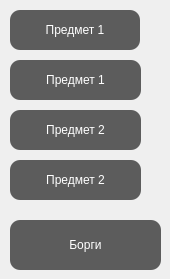
      <widget class="QWidget" name="tab_2">
       <attribute name="title">
        <string>ҐК</string>
       </attribute>
       <widget class="QPushButton" name="pushButton_10">
        <property name="geometry">
         <rect>
          <x>10</x>
          <y>10</y>
          <width>130</width>
          <height>40</height>
         </rect>
        </property>
        <property name="toolTip">
         <string>Предмет</string>
        </property>
        <property name="styleSheet">
         <string notr="true">QPushButton {
    background-color: #5c5c5c;
    border-radius: 10px;
    color: white;
}
QPushButton::pressed
{
	background-color: #ff4747;

}
</string>
        </property>
        <property name="text">
         <string>Предмет 1</string>
        </property>
       </widget>
       <widget class="QPushButton" name="pushButton_11">
        <property name="geometry">
         <rect>
          <x>10</x>
          <y>60</y>
          <width>131</width>
          <height>40</height>
         </rect>
        </property>
        <property name="toolTip">
         <string>Предмет</string>
        </property>
        <property name="styleSheet">
         <string notr="true">QPushButton {
    background-color: #5c5c5c;
    border-radius: 10px;
    color: white;
}
QPushButton::pressed
{
	background-color: #ff4747;

}
</string>
        </property>
        <property name="text">
         <string>Предмет 1</string>
        </property>
       </widget>
       <widget class="QPushButton" name="pushButton_12">
        <property name="geometry">
         <rect>
          <x>10</x>
          <y>220</y>
          <width>151</width>
          <height>50</height>
         </rect>
        </property>
        <property name="toolTip">
         <string>Борги</string>
        </property>
        <property name="styleSheet">
         <string notr="true">QPushButton {
    background-color: #5c5c5c;
    border-radius: 10px;
    color: white;
}
QPushButton::pressed
{
	background-color: #ff4747;

}
</string>
        </property>
        <property name="text">
         <string>Борги</string>
        </property>
       </widget>
       <widget class="QPushButton" name="pushButton_15">
        <property name="geometry">
         <rect>
          <x>10</x>
          <y>160</y>
          <width>131</width>
          <height>40</height>
         </rect>
        </property>
        <property name="toolTip">
         <string>Предмет</string>
        </property>
        <property name="styleSheet">
         <string notr="true">QPushButton {
    background-color: #5c5c5c;
    border-radius: 10px;
    color: white;
}
QPushButton::pressed
{
	background-color: #ff4747;

}
</string>
        </property>
        <property name="text">
         <string>Предмет 2</string>
        </property>
       </widget>
       <widget class="QPushButton" name="pushButton_13">
        <property name="geometry">
         <rect>
          <x>10</x>
          <y>110</y>
          <width>131</width>
          <height>40</height>
         </rect>
        </property>
        <property name="toolTip">
         <string>Предмет</string>
        </property>
        <property name="styleSheet">
         <string notr="true">QPushButton {
    background-color: #5c5c5c;
    border-radius: 10px;
    color: white;
}
QPushButton::pressed
{
	background-color: #ff4747;

}
</string>
        </property>
        <property name="text">
         <string>Предмет 2</string>
        </property>
       </widget>
      </widget>
